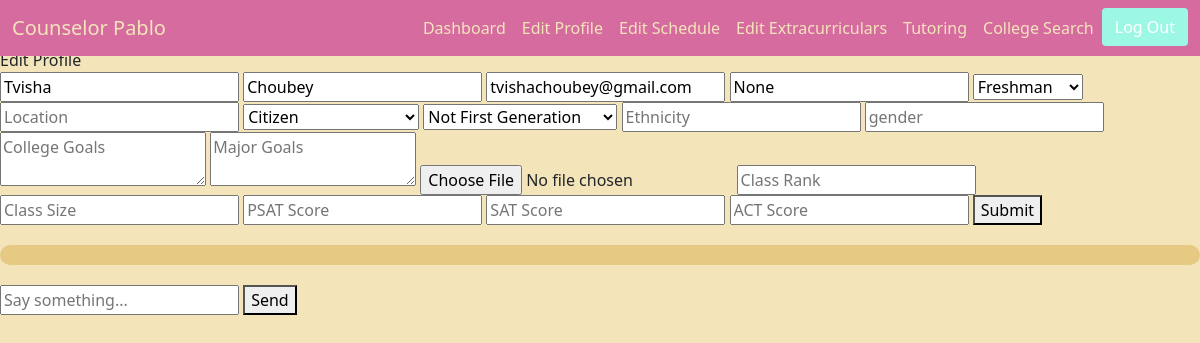
Screenshot of /edit_profile (signed in) with the database file from the repository.
### counselor/models.py (models this page shows, shortened)
class User(AbstractUser):
    fname = models.CharField(max_length=1000, blank=True, null=True)
    lname = models.CharField(max_length=1000, blank=True, null=True)
    username = None
    email = models.EmailField(max_length=1000, unique=True)
    school = models.CharField(max_length=1000, blank=True, null=True)
    USERNAME_FIELD = 'email'
    REQUIRED_FIELDS = ['username']
    GRADE = [
        (9, 'Freshman'),
        (10, 'Sophomore'),
        (11, 'Junior'),
        (12, 'Senior')
    ]
    grade = models.IntegerField(choices=GRADE, default=9)
    location = models.CharField(max_length=1000)
    CITIZENSHIP = [
        (1, 'Citizen'),
        (2, 'Permanent Resident'),
        (3, 'Visa'),
        (4, 'International')
    ]
    citizenship_status = models.IntegerField(choices=CITIZENSHIP, default=1)
    college_goals = models.TextField(blank=True, null=True)
    major_goals = models.TextField(blank=True, null=True)
    resume = models.FileField(upload_to="resumes/%Y/%m", blank=True, null=True)
    class_rank = models.IntegerField(blank=True, null=True)
    class_size = models.IntegerField(blank=True, null=True)
    FIRST_GEN = [
        (1, 'Not First Gen'),
        (2, 'First Gen')
    ]
    first_gen = models.IntegerField(choices=FIRST_GEN, default=1)
    ethnicity = models.CharField(max_length=1000, blank=True, null=True)
    gender = models.CharField(max_length=1000, blank=True, null=True)
    psat = models.IntegerField(blank=True, null=True)
    sat = models.IntegerField(blank=True, null=True)
    act = models.IntegerField(blank=True, null=True)
    freshman_schedule = models.OneToOneField('Schedule', on_delete=models.CASCADE, blank=True, null=True, related_name="fresh_sched")
    sophomore_schedule = models.OneToOneField('Schedule', on_delete=models.CASCADE, blank=True, null=True, related_name="soph_sched")
    junior_schedule = models.OneToOneField('Schedule', on_delete=models.CASCADE, blank=True, null=True, related_name="jun_sched")
    senior_schedule = models.OneToOneField('Schedule', on_delete=models.CASCADE, blank=True, null=True, related_name="sen_sched")
    extracurriculars = models.ManyToManyField('Extracurricular', through='TakenEC', blank=True)
    awards = models.ManyToManyField('Award', through='WonAward', blank=True)

### counselor/views.py (the view, shortened to what this page needs)
# urls.py: path('edit_profile', views.edit_profile, name='edit_profile'),
def edit_profile(request):
    if not request.session.get('logged_in'):
        return redirect('counselor:login')
    try:
        user = User.objects.get(email=request.session["email"])
    except User.DoesNotExist:
        messages.error(request, "User not found.")
        return redirect('counselor:login')
    return render(request, "edit_profile.html", {"user": user})

### counselor_chat/context_processors.py (called while the page is built)
def page_identifier(request):
    return {
        'page_identifier': request.path.replace("/", "_") # can be changed if duplicates? shouldnt be...
    }

### counselor/templates/edit_profile.html (shortened to what this page needs)
{% extends 'base.html' %}
{% block content %}
    Edit Profile
    <form action="{% url 'counselor:edit_profile' %}" method="POST" enctype="multipart/form-data">
        <input type="text" placeholder="First Name" name="fname" value="{{user.fname}}">
        <input type="text" placeholder="Last Name" name="lname" value="{{user.lname}}">
        <input type="email" placeholder="Email" name="email" value="{{user.email}}">
        <input type="text" placeholder="School" name="school" value="{{ user.school }}">
        <select name="grade">
            <option value="9" {% if user.grade == 9 %}selected{% endif %}>Freshman</option>
        </select>
        <input type="text" placeholder="Location" name="location" value="{{ user.location }}">
        <select name="citizenship_status">
            <option value="1" {% if user.citizenship_status == 1 %}selected{% endif %}>Citizen</option>
        </select>
        <select name="first_gen">
            <option value="1" {% if user.first_gen == 1 %}selected{% endif %}>Not First Generation</option>
        </select>
        {% if user.ethnicity != None %}
            <input type="text" placeholder="Ethnicity" name="ethnicity" value="{{user.ethnicity}}">
        {% else %}
            <input type="text" placeholder="Ethnicity" name="ethnicity">
        {% endif %}
        {% if user.gender != None %}
            <input type="text" placeholder="gender" name="gender" value="{{user.gender}}">
        {% else %}
            <input type="text" placeholder="gender" name="gender">
        {% endif %}
        {% if user.college_goals != None %}
            <textarea name="college_goals" placeholder="College Goals">{{user.college_goals}}</textarea>
        {% else %}
            <textarea name="college_goals" placeholder="College Goals"></textarea>
        {% endif %}
        {% if user.major_goals != None %}
            <textarea name="major_goals" placeholder="Major Goals">{{user.major_goals}}</textarea>
        {% else %}
            <textarea name="major_goals" placeholder="Major Goals"></textarea>
        {% endif %}
        <input type="file" name="resume" placeholder="Resume" value="{{user.resume}}">
        <input type="number" name="class_rank" placeholder="Class Rank" value="{{user.class_rank}}">
        <input type="number" name="class_size" placeholder="Class Size" value="{{user.class_size}}">
        <input type="number" name="psat" placeholder="PSAT Score" value="{{user.psat}}">
        <input type="number" name="sat" placeholder="SAT Score" value="{{user.sat}}">
        <input type="number" name="act" placeholder="ACT Score" value="{{user.act}}">
        <button type = "submit">Submit</button>
    </form>
    {% include 'chat_widget.html' %}
{% endblock %}

### counselor/static/css/mainfile.css (style rules this page uses)
body { padding-top: 3rem; background-color: #f4e4ba; }

### rows the page displays
User: fname "Tvisha", lname "Choubey", email "tvishachoubey@gmail.com", school "None", grade "Freshman", citizenship_status "Citizen", first_gen "Not First Generation"
